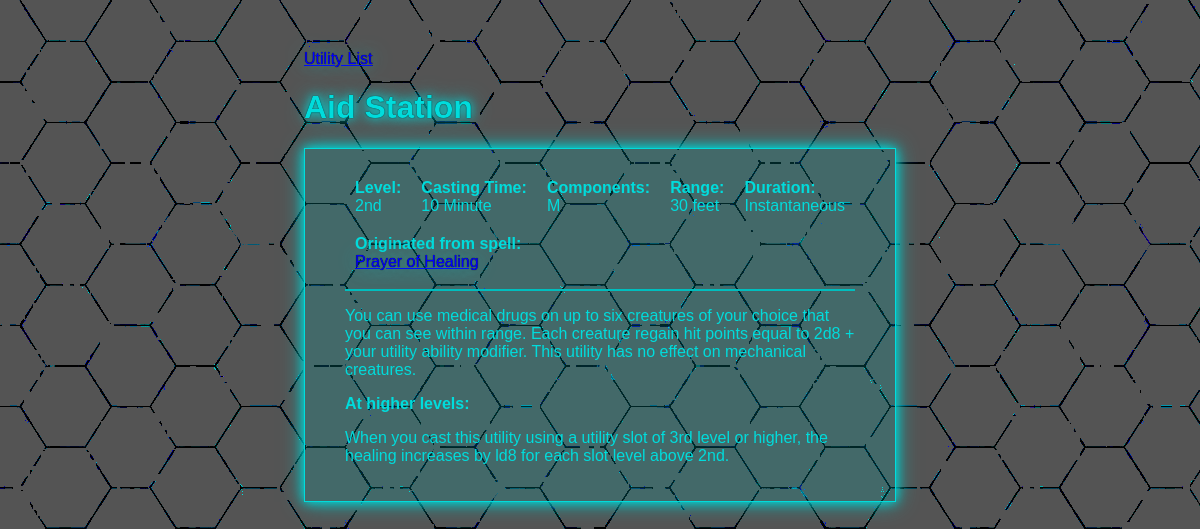
Page /utilities/4/ on the committed database.
### utilities/models.py (models this page shows, shortened)
class Utility(models.Model):
    name = models.CharField(max_length=25)
    description = models.TextField(blank=True)
    at_higher_levels = models.TextField(blank=True)
    ritual = models.BooleanField(default=False)
    utility_level = models.ForeignKey(
        UtilityLevel, models.SET_DEFAULT, default=0)
    casting_time_unit = models.ForeignKey(
        UtilityCastingTimeUnit, models.SET_DEFAULT, default=1)
    casting_time_quantity = models.IntegerField(null=True)
    reaction_casting_description = models.TextField(blank=True)
    components = models.ManyToManyField(UtilityComponent, blank=True)
    material_components = models.TextField(blank=True)
    range_type = models.ForeignKey(RangeType, models.SET_NULL, null=True)
    range_distance = models.IntegerField(null=True, default=0)
    duration_type = models.ForeignKey(DurationType, models.SET_NULL, null=True)
    duration_time_unit = models.ForeignKey(
        DurationTimeUnit, on_delete=models.SET_NULL, null=True, blank=True)
    duration_quantity = models.IntegerField(null=True, blank=True)
    origin = models.CharField(max_length=25, blank=True)
    origin_link = models.URLField(blank=True)
    class Meta:
        verbose_name_plural = 'Utilities'

class UtilityLevel(models.Model):
    id = models.IntegerField(primary_key=True)
    level = models.CharField(max_length=10)
    def __str__(self):
        return self.level

class UtilityCastingTimeUnit(models.Model):
    unit = models.CharField(max_length=15)
    def __str__(self):
        return self.unit

class UtilityComponent(models.Model):
    Abbreviation = models.CharField(primary_key=True, max_length=1)
    name = models.CharField(max_length=15)
    description = models.TextField(blank=True)

class DurationType(models.Model):
    type = models.CharField(max_length=30)
    def __str__(self):
        return self.type

### utilities/views.py (the view)
# urls.py: path('<int:pk>/', views.UtilityDetailView.as_view(), name='detail'),
class UtilityDetailView(generic.DetailView):
    model = Utility
    template_name = 'utilities/detail.html'

### utilities/templates/utilities/detail.html (shortened to what this page needs)
{% extends 'utilities/base.html' %}
{% block 'nav' %}
<a href="{% url 'utility_list' %}">Utility List</a>
{% endblock 'nav' %}
{% block 'header' %}
<h1>
  {{ utility.name }}
</h1>
{% endblock 'header' %}
{% block 'content' %}
  <div class="details">
    <div class="metadata">
      <div class="metadata-content">
        <label for="level">Level:</label>
        <div>{{ utility.utility_level }}</div>
      </div>
      <div class="metadata-content">
        <label for="CastingTime">Casting Time:</label>
        <div>
          {{ utility.casting_time_quantity }} {{ utility.casting_time_unit }}
        </div>
      </div>
      <div class="metadata-content">
        <label for="components">Components:</label>
        <div>
          {% for component in utility.components.all %}
            {{ component.Abbreviation }}{% if not forloop.last %},{% endif %}
          {% endfor %}
        </div>
      </div>
      <div class="metadata-content">
        <label for="range">Range:</label>
        {% if utility.range_type.type == "Ranged" %}
        <div>{{ utility.range_distance }} feet</div>
        {% else %}
        <div>{{ utility.range_type }}</div>
        {% endif %}
      </div>
      <div class="metadata-content">
        <label for="duration">Duration:</label>
        {% if utility.duration_time_unit.unit and utility.duration_quantity > 0 %}
        <div>
          {{ utility.duration_quantity }} {{ utility.duration_time_unit.unit }}
        </div>
        {% else %}
        <div>{{ utility.duration_type }}</div>
        {% endif %}
      </div>
      {% if utility.origin %}
      <div class="metadata-content">
        <label for="origin">Originated from spell:</label>
        <div>
          <a href="{{ utility.origin_link }}" target="_blank"
            >{{ utility.origin }}</a
          >
        </div>
      </div>
      {% endif %}
    </div>
    <hr>
    <div class="details-description">
      <p>{{ utility.description | safe | linebreaks }}</p>
      {% if utility.at_higher_levels %}
      <div>
        <strong>At higher levels:</strong>
        <p>{{ utility.at_higher_levels | linebreaks }}</p>
      </div>
      {% endif %}
    </div>
  </div>
{% endblock 'content' %}

### utilities/static/utilities/style.css (style rules this page uses)
:root { --color-white: rgba(255,255,255,1); --color-Damn-Light: rgba(0,220,220,1); --color-Light: rgba(0,190,190,1); --color-Dark: rgba(60,60,60,1); --color-Black: rgba(33,33,33,1); --font-Size: 18px; }
body { background-image: url("hexgrid_gray_hex_effect.png"); background-attachment: fixed; font-family: 'Rajdhani', sans-serif; }
h1 { text-shadow: 0 0 1px black, 0 0 10px var(--color-Damn-Light), 0 0 20px var(--color-Light); }
a { color: blue; text-shadow: 0px 0px 1px black, 0px 0px 20px var(--color-Light); }
.container * { outline: none; }
.details { justify-content: space-between; }
.metadata { display: flex; flex-wrap: wrap; justify-content: space-between; }
.metadata-content { display: inline-block; margin: 10px; }
.metadata-content label { font-weight: bold; }
hr { border: 1px solid #00bebe; background-color: #00bebe; }

### rows in the picture
Utility: name "Aid Station", utility_level "2nd", casting_time_quantity "10", casting_time_unit "Minute", range_distance "30", duration_type "Instantaneous", origin "Prayer of Healing", description "You can use medical drugs on up to six creatures of your choice that you can see within range. Each creature regain hit points equal to 2d8 + your utility ability modifier. This utility has no effect on mechanical creatures.", at_higher_levels "When you cast this utility using a utility slot of 3rd level or higher, the healing increases by ld8 for each slot level above 2nd."
UtilityComponent: Abbreviation "M"
